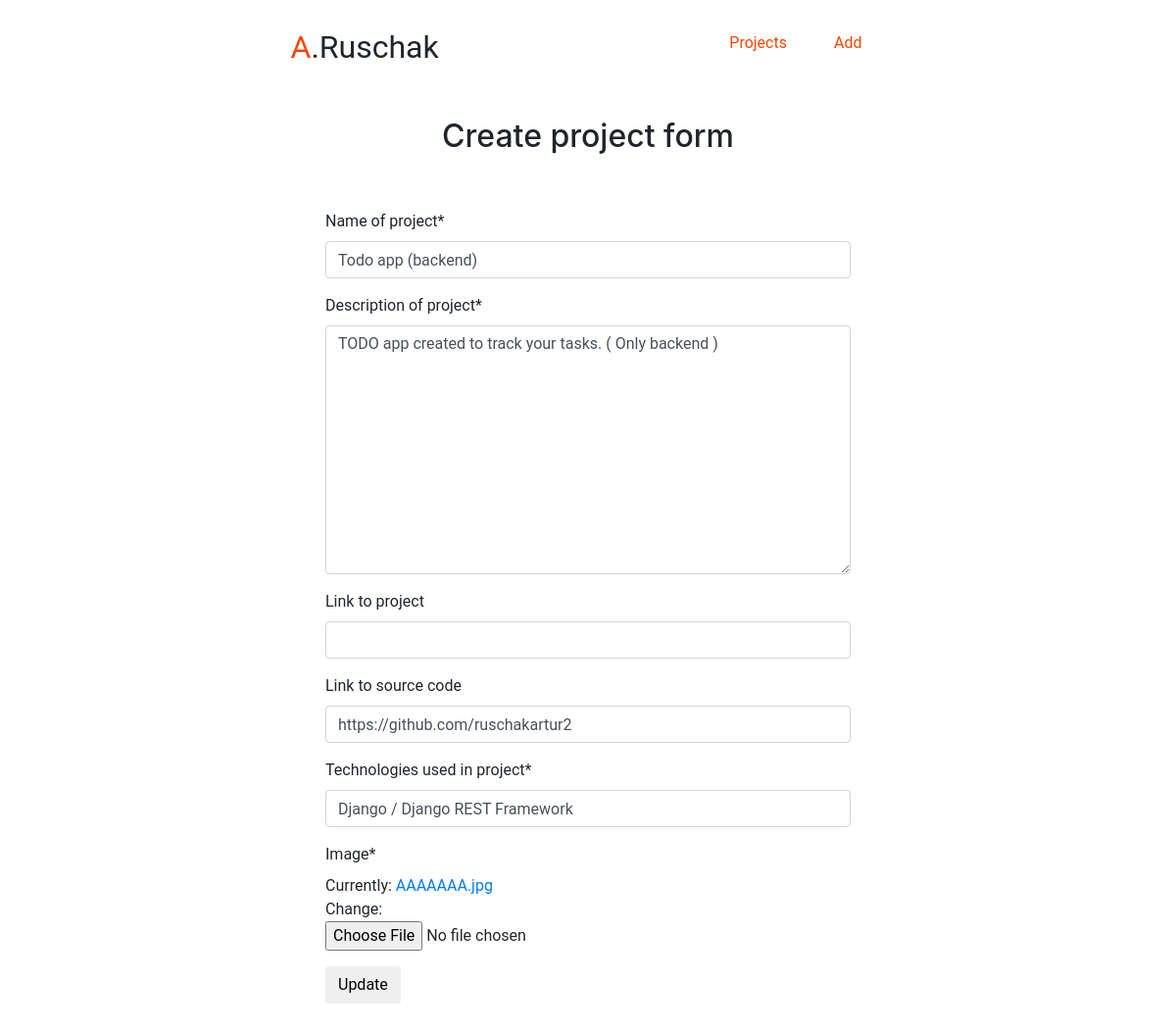
The page /adminPanel/page/update/5 (signed in) on the database its author committed.
### pages/models.py (models this page shows, shortened)
class Work(models.Model):
    title = models.CharField(max_length=255, verbose_name='name of project')
    description = models.TextField(verbose_name='Description of project')
    demo_link = models.CharField(max_length=255, verbose_name='Link to project', blank=True)
    source_link = models.CharField(max_length=255, verbose_name='Link to source code', blank=True)
    technologies_used = models.CharField(max_length=255, verbose_name='Technologies used in project')
    image = models.ImageField()

### adminPanel/views.py (the view)
# urls.py: path('update/<int:pk>', AdminProjectUpdate.as_view(),name='project_update'),
class AdminProjectUpdate(LoginRequiredMixin,UpdateView):
    model = Work
    template_name = 'project_update.html'
    fields = '__all__'

### templates/project_update.html (shortened to what this page needs)
{% extends 'base.html' %}
{% load crispy_forms_tags %}
{% block content %}
    <h2 class="title">Create project form</h2>
    <form method="POST" style="max-width:600px;margin:0 auto;margin-top: 3vh;padding:4vh;" enctype="multipart/form-data">
    {{ form|crispy }}
            <button type="submit" class="save btn btn-default" style="margin:0 auto;">Update</button>
    </form>
{% endblock content %}

### pages/static/css/styles.css (style rules this page uses)
* { margin: 0; font-family: 'Roboto', sans-serif; }
.title { text-align: center; margin-top: 3vh; }

### rows shown on the page
Work: title "Todo app (backend)", description "TODO app created to track your tasks. ( Only backend )", source_link "https://github.com/ruschakartur2", technologies_used "Django / Django REST Framework"
